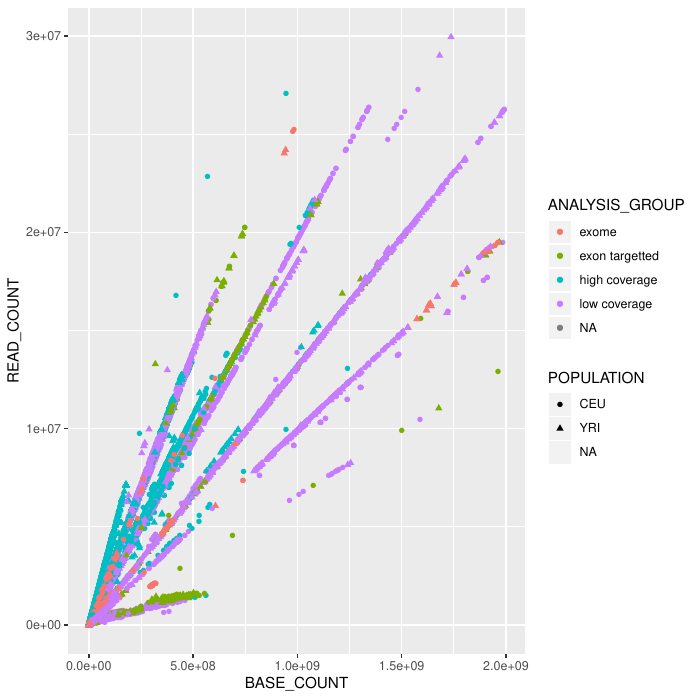

Source code (R):
library(ggplot2)

pdf('Read_Base_Count_Scatter.pdf')
d = read.table('../CookBookData/sequence.index',
			   header = TRUE,
			   sep = '\t',
			   fill = TRUE)
d$BASE_COUNT = sapply(d$BASE_COUNT, as.integer)
d$READ_COUNT = sapply(d$READ_COUNT, as.integer)

d = d[d$POPULATION %in% c('YRI', 'CEU') & d$BASE_COUNT < 2E9 & d$READ_COUNT < 3E7, c('POPULATION', 'BASE_COUNT', 'READ_COUNT', 'ANALYSIS_GROUP')]
graph = ggplot(d, aes(x = BASE_COUNT, y = READ_COUNT, shape = POPULATION, color = ANALYSIS_GROUP)) + geom_point() + xlim(c(0, 2E9)) + ylim(c(0, 3E7))
plot(graph)
dev.off()
